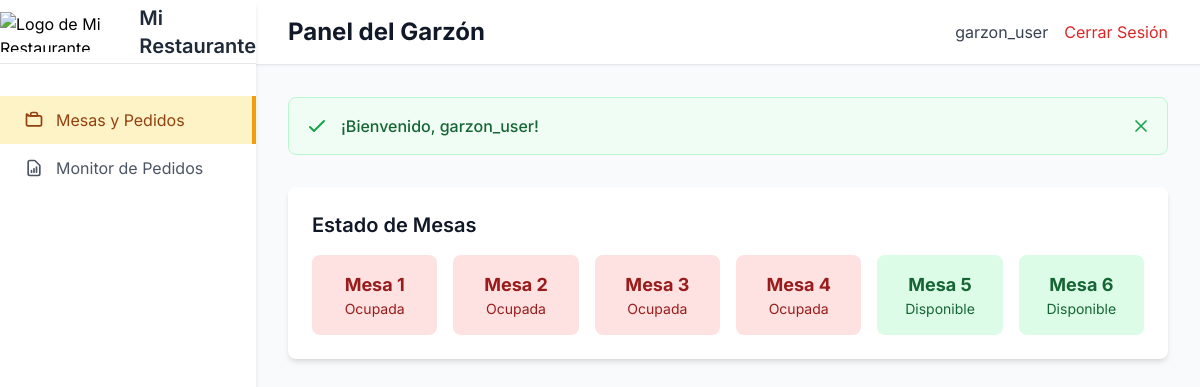
The app's page /restaurant/waiter-dashboard/ (signed in), older data.
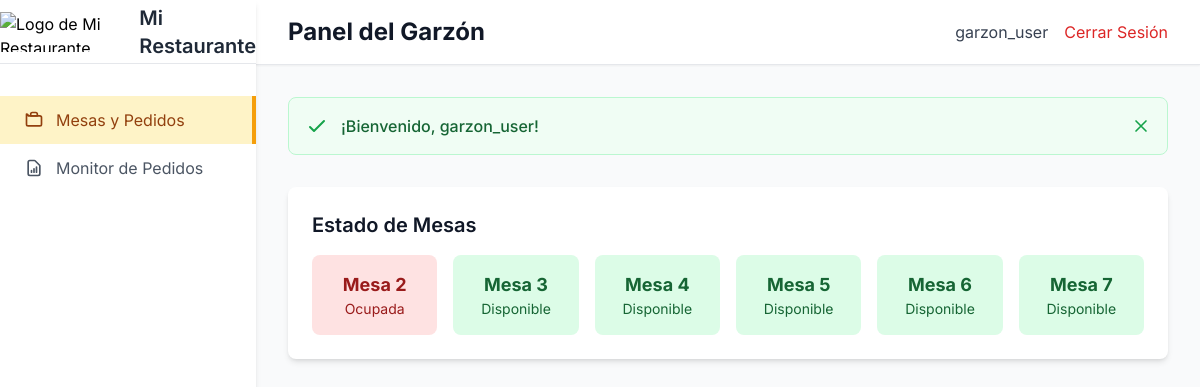
The same page, newer data.
### restaurant/models.py (models this page shows, shortened)
class Table(models.Model):
    number = models.IntegerField(unique=True)
    capacity = models.IntegerField()

### restaurant/views.py (the view)
# urls.py: path('waiter-dashboard/', views.waiter_dashboard, name='waiter_dashboard'),
@login_required
@user_passes_test(lambda u: u.groups.filter(name='Garzón').exists())
def waiter_dashboard(request):
    import json
    from django.utils import timezone
    menu_items = MenuItem.objects.filter(available=True)
    categories = menu_items.values_list('category', flat=True).distinct()
    relevant_orders = Order.objects.filter(status__in=['pending', 'preparing', 'ready', 'served'])
    active_orders = relevant_orders.exclude(status='served').select_related('table').prefetch_related('orderitem_set__menu_item').order_by('created_at')
    served_orders = Order.objects.filter(status='served').order_by('-created_at')
    order_prefetch = Prefetch('order_set', queryset=relevant_orders.order_by('created_at'), to_attr='relevant_orders')
    tables = Table.objects.prefetch_related(order_prefetch).all()
    for table in tables:
        table.is_available = not relevant_orders.filter(table=table).exists()
        table.current_order = relevant_orders.filter(table=table).first() if not table.is_available else None
    user_role = request.user.groups.first().name if request.user.groups.exists() else None
    menu_items_json = json.dumps([{'id': item.id, 'name': item.name, 'price': float(item.price)} for item in menu_items])
    return render(request, 'restaurant/waiter_dashboard.html', {
        'tables': tables,
        'active_orders': active_orders,
        'served_orders': served_orders,
        'menu_items': menu_items,
        'categories': categories,
        'menu_items_json': menu_items_json,
        'user_role': user_role,
    })

### restaurant/models.py (called while the page is built)
    @property
    def status_class(self):
        return {
            'pending': 'bg-gray-100 text-gray-800',
            'preparing': 'bg-yellow-100 text-yellow-800',
            'ready': 'bg-green-100 text-green-800',
            'served': 'bg-blue-100 text-blue-800',
            'paid': 'bg-indigo-100 text-indigo-800',
            'cancelled': 'bg-red-100 text-red-800',
        }.get(self.status, 'bg-gray-100 text-gray-800')

### restaurant/templates/restaurant/waiter_dashboard.html (shortened to what this page needs)
<!DOCTYPE html>
<html lang="es">
<head>
    {% load static %}
    <script src="https://cdn.tailwindcss.com"></script>
    <link rel="stylesheet" href="{% static 'restaurant/css/components.css' %}">
</head>
<body class="bg-gray-50">
    <div id="sidebar" class="fixed inset-y-0 left-0 w-64 bg-white shadow-md transform -translate-x-full lg:translate-x-0 transition-transform duration-300 ease-in-out z-30">
        <div class="flex items-center justify-center h-16 bg-white border-b border-gray-200">
            <img src="{% static 'restaurant/images/mi_logo.png' %}" alt="Logo de Mi Restaurante" class="h-10 w-auto">
            <span class="text-xl font-semibold text-gray-800 ml-2">Mi Restaurante</span>
        </div>
        <nav class="mt-8">
            <a href="#" class="nav-link active flex items-center px-6 py-3 text-amber-800 bg-amber-100 border-r-4 border-amber-500" data-section="dashboard">
                Mesas y Pedidos
            </a>
            <a href="#" class="nav-link flex items-center px-6 py-3 text-gray-600 hover:bg-gray-100" data-section="monitor">
                <svg class="w-5 h-5 mr-3" fill="none" stroke="currentColor" viewBox="0 0 24 24"><path stroke-linecap="round" stroke-linejoin="round" stroke-width="2" d="M9 17v-2m3 2v-4m3 4v-6m2 10H7a2 2 0 01-2-2V5a2 2 0 012-2h5.586a1 1 0 01.707.293l5.414 5.414a1 1 0 01.293.707V19a2 2 0 01-2 2z"></path></svg>
                Monitor de Pedidos
            </a>
        </nav>
    </div>
    <div class="lg:ml-64 bg-gray-50 min-h-screen">
        <div class="bg-white shadow-sm border-b border-gray-200 px-8 py-4 flex justify-between items-center">
            <div class="flex items-center">
                <h1 class="text-2xl font-bold text-gray-900">Panel del Garzón</h1>
            </div>
            <div class="flex items-center space-x-4">
                <span class="text-gray-700">{{ user.username }}</span>
                <a href="{% url 'logout' %}" class="text-red-600 hover:text-red-800">Cerrar Sesión</a>
            </div>
        </div>
        <div class="p-8">
            <div id="welcome-banner" class="bg-green-50 border border-green-200 rounded-lg p-4 mb-8 flex items-center justify-between">
                <div class="flex items-center">
                    <svg class="w-6 h-6 text-green-600 mr-3" fill="none" stroke="currentColor" viewBox="0 0 24 24"><path stroke-linecap="round" stroke-linejoin="round" stroke-width="2" d="M5 13l4 4L19 7"></path></svg>
                    <span class="text-green-800 font-medium">¡Bienvenido, {{ user.username }}!</span>
                </div>
                <button id="close-banner" class="text-green-600 hover:text-green-800">
                    <svg class="w-5 h-5" fill="none" stroke="currentColor" viewBox="0 0 24 24">
                        <path stroke-linecap="round" stroke-linejoin="round" stroke-width="2" d="M6 18L18 6M6 6l12 12"></path>
                    </svg>
                </button>
            </div>
            <div id="dashboard" class="content-section">
{% load static %}
                <div id="tables-view" class="bg-white rounded-lg shadow-md p-6 ">
                    <h2 class="text-xl font-semibold text-gray-900 mb-4">Estado de Mesas</h2>
                    <div class="grid grid-cols-1 sm:grid-cols-3 md:grid-cols-4 lg:grid-cols-6 gap-4">
                        {% for table in tables %}
                        <div class="table-status p-4 rounded-lg text-center cursor-pointer {% if table.is_available %}bg-green-100 text-green-800{% else %}bg-red-100 text-red-800{% endif %}" data-table-id="{{ table.id }}" {% if not table.is_available and table.current_order %}data-order-id="{{ table.current_order.id }}"{% endif %} onclick="handleTableClick(this)">
                            <p class="font-bold text-lg">Mesa {{ table.number }}</p>
                            <p class="text-sm">{% if table.is_available %}Disponible{% else %}Ocupada{% endif %}</p>
                        </div>
                        {% empty %}
                        <p class="text-gray-500 col-span-full">No hay mesas configuradas.</p>
                        {% endfor %}
                    </div>
                </div>
            </div>
        </div>
    </div>
</body>
</html>

### restaurant/templates/restaurant/waiter_dashboard.html (style rules this page uses)
body { font-family: 'Inter', sans-serif; }
#welcome-banner { transition: opacity 0.5s ease, transform 0.5s ease; }

Row changes from the older to the newer data that the page shows:
removed Table: number "1", shows "Ocupada"
computed for Table (number 2 of 6 on the later page): text "Ocupada" → "Disponible"
computed for Table (number 3 of 6 on the later page): text "Ocupada" → "Disponible"
added Table: number "7", shows "Disponible"
